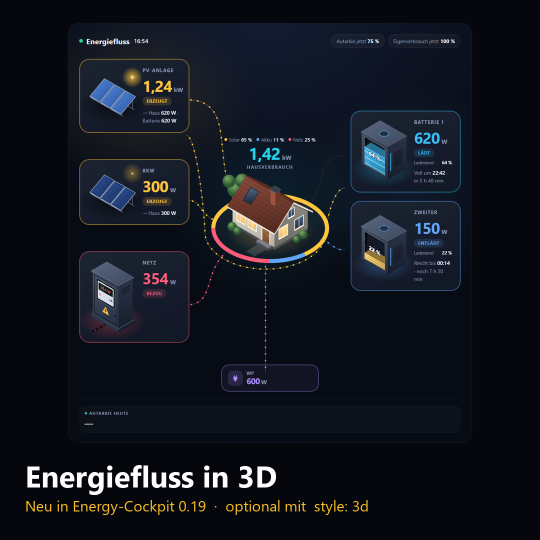
#> input picture release-0.19/fb-3d-1080.png, 1080 x 1080 px (shown at 1/2 size)
$ python -i make-screenshots.py   (imports and definitions only)   (older library calls are emulated)
#> lines starting #> are read from the running program, lines starting #| are printed output that depends on the picture; after the words box and inside, x2 and y2 are one past the last pixel; in counts of white or black regions, pixels touching at a corner belong together
"""Erzeugt die Screenshots der Dokumentation (docs/img) mit Edge headless aus den Testseiten."""
import pathlib
import subprocess
import sys
import tempfile
from PIL import Image, ImageChops

root = pathlib.Path(__file__).resolve().parent.parent
EDGE = r'C:\Program Files (x86)\Microsoft\Edge\Application\msedge.exe'
out = root / 'docs' / 'img'
# [1 line not run here, left out]


def shot(page, name, width, height, scale=1, query=''):
    import time
    url = (root / 'test' / page).as_uri() + query + ('&' if '?' in query else '?') + 'still=1'
    dst = out / f'{name}.png'
    if dst.exists():
        dst.unlink()
    for _ in range(4):
        prof = tempfile.mkdtemp(prefix='ec-edge-')
        proc = subprocess.Popen([EDGE, f'--user-data-dir={prof}', '--no-first-run', '--headless=new', '--disable-gpu', '--hide-scrollbars',
                                 f'--window-size={width},{height}', f'--force-device-scale-factor={scale}', '--virtual-time-budget=6000',
                                 f'--screenshot={dst}', url], stdout=subprocess.DEVNULL, stderr=subprocess.DEVNULL)
        for _ in range(60):
            time.sleep(0.5)
            if dst.exists() and dst.stat().st_size > 0:
                time.sleep(0.5)
                break
        proc.kill()
        if dst.exists() and dst.stat().st_size > 0:
            return dst
    raise RuntimeError('kein Screenshot: ' + name)


def trim(path, bg=(17, 17, 17), pad=0, keep_top=True):
#> called with path = '../release-0.19/fb-3d-1080.png', bg = (17, 17, 17), pad = 0, keep_top = True
    im = Image.open(path).convert('RGB')
#> im is the input picture: PIL image 1080x1080 RGB; mean R, G, B 18.6, 22.2, 30.7
    bg = im.getpixel((im.width - 1, im.height - 1))  # Hintergrundfarbe der Seite = Pixel unten rechts
#> bg = (5, 7, 13)
    diff = ImageChops.difference(im, Image.new('RGB', im.size, bg)).convert('L').point(lambda v: 255 if v > 4 else 0)
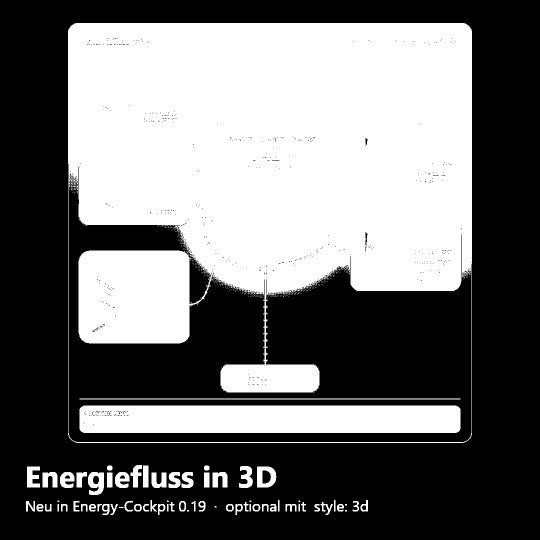
#> diff: PIL image 1080x1080 L (shown at 1/2 size); 43.4% white; 407 white regions (341 under 20 px), largest, box (x1, y1, x2, y2) and area: (136, 46, 944, 886) 446386, (159, 811, 921, 866) 41683, (159, 797, 921, 799) 1524
    box = diff.getbbox()
#> box = (52, 46, 944, 1030)
    if box:
        im = im.crop((0, 0, im.width, min(im.height, box[3] + pad)))
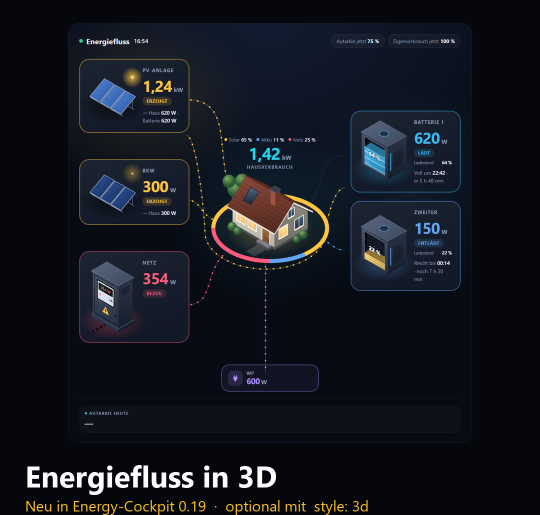
#> im: PIL image 1080x1030 RGB (shown at 1/2 size); mean R, G, B 19.3, 23, 31.6
    im.save(path)


# Assistent: jeder Schritt der vier Karten
JOBS = [
    ('wizard.html', 'wiz-flow-1-solar', '?card=flow&step=0'),
    ('wizard.html', 'wiz-flow-2-netz', '?card=flow&step=1'),
    ('wizard.html', 'wiz-flow-3-batterie', '?card=flow&step=2'),
    ('wizard.html', 'wiz-flow-4-weitere-speicher', '?card=flow&step=3&cfg=flow&tab=Assistent'),
    ('wizard.html', 'wiz-flow-5-verbraucher', '?card=flow&step=5&cfg=flow&tab=Assistent'),
    ('wizard.html', 'wiz-flow-6-preise', '?card=flow&step=6&cfg=flow&tab=Assistent'),
    ('wizard.html', 'wiz-flow-7-aussehen', '?card=flow&step=7&cfg=flow&tab=Assistent'),
    ('wizard.html', 'wiz-flow-8-fertig', '?card=flow&step=8&cfg=flow&tab=Assistent'),
    ('wizard.html', 'wiz-devices-assistent', '?card=devices'),
    ('wizard.html', 'wiz-stats-1-zaehler', '?card=stats&step=0'),
    ('wizard.html', 'wiz-stats-2-kosten', '?card=stats&step=5'),
    ('wizard.html', 'wiz-room-1-raum', '?card=room&step=0&cfg=room&tab=Assistent'),
    ('wizard.html', 'wiz-room-2-zaehler', '?card=room&step=1&cfg=room&tab=Assistent'),
    ('wizard.html', 'wiz-room-3-herkunft', '?card=room&step=2&cfg=room&tab=Assistent'),
    ('wizard.html', 'wiz-room-4-preis', '?card=room&step=3&cfg=room&tab=Assistent'),
    ('wizard.html', 'wiz-room-5-auswertung', '?card=room&step=4&cfg=room&tab=Assistent'),
    ('wizard.html', 'wiz-room-6-aussehen', '?card=room&step=5&cfg=room&tab=Assistent'),
    ('wizard.html', 'wiz-room-7-fertig', '?card=room&step=6&cfg=room&tab=Assistent'),
]
# Karte der Raum-Abrechnung (Beispieldaten), je Bereich ein Bild
ROOM = [('room-kpis', 'head,kpis'), ('room-abrechnung', '0'), ('room-live', '1'), ('room-herkunft', '2'), ('room-grundlast', '3'),
        ('room-betriebszeiten', '4'), ('room-verlauf', '5'), ('room-archiv', '8')]
# [61 lines not run here, left out]
only = sys.argv[1:]
# [16 lines not run here, left out]

>>> result = trim('../release-0.19/fb-3d-1080.png')
